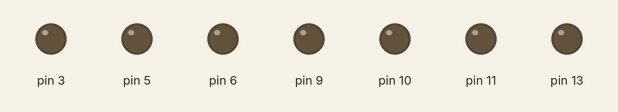
This sketch was run on a simulated Arduino Uno, built with avr-gcc and run on an emulated ATmega328P. Parts: output pins drawn as LEDs (lit = HIGH).

Above: at 0.05 s.
At 0.55 s:
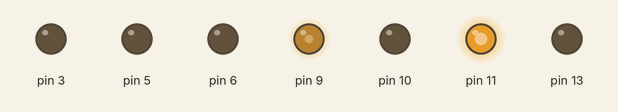
At 1.1 s:
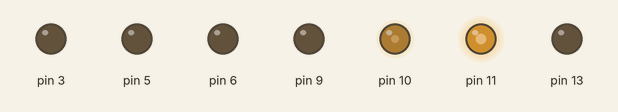
At 2.2 s:
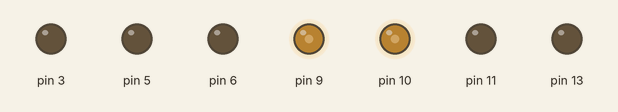
At 3.3 s:
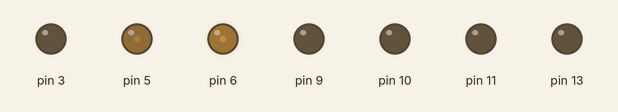
At 4.4 s:
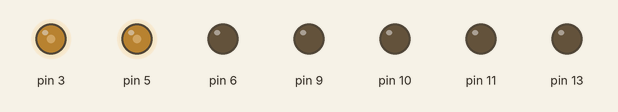
Timing chart, 0 to 5.7 s (numbered marks = the images above):
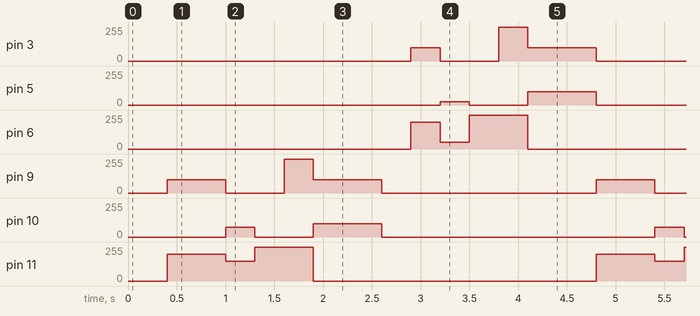

The sketch:

download1.ino
```cpp
// C++ code
//
int boton;
int rojo;
int verde;
int azul;
int tiempoBoton=400;
bool estadoBoton=LOW;

void setup()
{
  	pinMode(11,INPUT);

	pinMode(10,OUTPUT);

    pinMode(9,OUTPUT);

    pinMode(5,INPUT);

	pinMode(3,OUTPUT);

    pinMode(13,OUTPUT);

}


void loop()
{
  if(!digitalRead(13) == HIGH)
  {
	estadoBoton=!estadoBoton;
    	delay(tiempoBoton);
  }


  if(estadoBoton){
 analogWrite(6,0);
  analogWrite(5,0);
  analogWrite(3,0);

  analogWrite(11,200);
  analogWrite(10,0);
  analogWrite(9,100);

  delay(300);

  	analogWrite(6,0);
 	 analogWrite(5, 0);
  	analogWrite(3, 0);
  	analogWrite(11, 200);
 	 analogWrite(10, 0);
 	 analogWrite(9, 100);

  delay(300);

  	analogWrite(11, 150);
  	analogWrite(10, 75);
  	analogWrite(9, 0);
  	delay(300);
 	 analogWrite(11, 255);
  	analogWrite(10, 0);
 	 analogWrite(9, 0);

  delay(300);

 	 analogWrite(11, 255);
 	 analogWrite(10, 0);
 	 analogWrite(9, 255);

  delay(300);

  	analogWrite(11, 0);
  	analogWrite(10, 100);
  	analogWrite(9, 100);

    delay(300);
 }else{
 	analogWrite(11, 0);
    analogWrite(10, 0);
    analogWrite(9, 0);

   delay(300);

   	analogWrite(6, 200);
    analogWrite(5, 0);
    analogWrite(3, 100);

   delay(300);

   	analogWrite(6, 50);
    analogWrite(5, 25);
    analogWrite(3, 0);

   delay(300);


   	analogWrite(6,255);
    analogWrite(5, 0);
    analogWrite(3, 0);

   delay(300);

   	analogWrite(6, 255);
    analogWrite(5, 0);
    analogWrite(3, 255);

   delay(300);

   	analogWrite(6, 0);
    analogWrite(5, 100);
    analogWrite(3, 100);

   delay(300);
  }


}
  
```

Measured:
- by itself, pin 3: repeats every 4.4 s: 0/255 0.60 s, 255/255 0.30 s, 100/255 0.70 s, 0/255 2.5 s, 100/255 0.30 s
- by itself, pin 5: repeats every 4.4 s: 0/255 0.60 s, 100/255 0.70 s, 0/255 2.8 s, 25/255 0.30 s
- by itself, pin 6: repeats every 4.4 s: 50/255 0.30 s, 255/255 0.60 s, 0/255 3.2 s, 200/255 0.30 s
- by itself, pin 9: repeats every 4.4 s: 0/255 0.60 s, 255/255 0.30 s, 100/255 0.70 s, 0/255 2.2 s, 100/255 0.60 s
- by itself, pin 10: repeats every 4.4 s: 0/255 0.60 s, 100/255 0.70 s, 0/255 2.8 s, 75/255 0.30 s
- by itself, pin 11: repeats every 4.4 s: 150/255 0.30 s, 255/255 0.60 s, 0/255 2.9 s, 200/255 0.60 s
